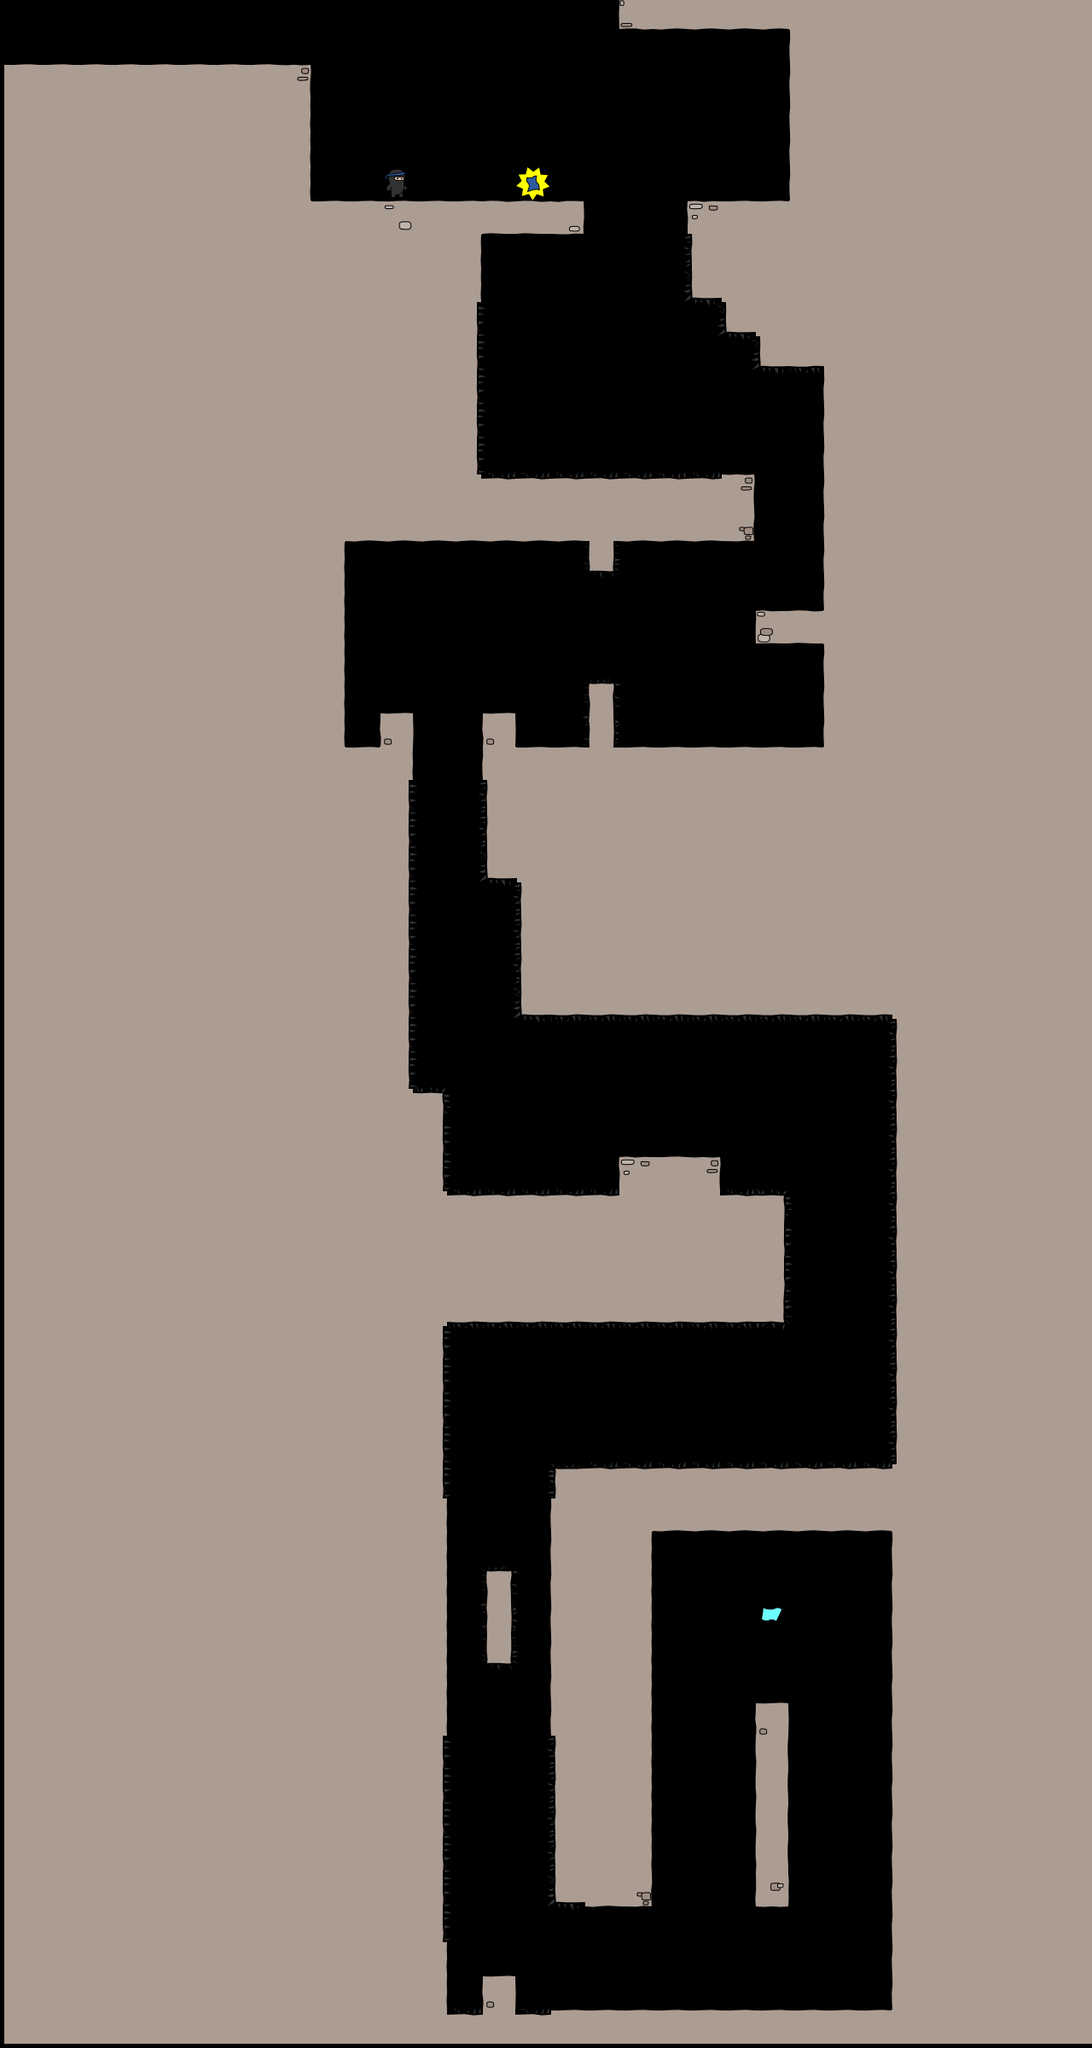

A 2D game scene composited from a Tiled map and its tileset images. What follows is a short description and the map's XML, with each tile layer's data collapsed to a summary:
An orthogonal 32x60 tile map with 40x40 px tiles, 4 tile layers (bg, walls, objects, fg), 4 tilesets.

<map version="1.0" orientation="orthogonal" width="32" height="60" tilewidth="40" tileheight="40">
 <properties>
  <property name="atl_directory" value="maps/" />
  <property name="atl_drawObjects" value="true" />
  <property name="atl_useSpritebatch" value="true" />
  <property name="atl_viewH" value="600" />
  <property name="atl_viewPadding" value="10" />
  <property name="atl_viewScaling" value="1" />
  <property name="atl_viewW" value="800" />
  <property name="atl_viewX" value="0" />
  <property name="atl_viewY" value="0" />
 </properties>
 <tileset firstgid="1" name="world1" tilewidth="50" tileheight="50">
  <image source="world1.png" width="400" height="850" />
 </tileset>
 <tileset firstgid="137" name="background" tilewidth="40" tileheight="40">
  <image source="background1.png" width="320" height="1360" />
 </tileset>
 <tileset firstgid="409" name="objectpalette" tilewidth="50" tileheight="50">
  <image source="objectpalette.png" width="400" height="500" />
 </tileset>
 <tileset firstgid="489" name="foreground" tilewidth="50" tileheight="50">
  <image source="foreground1.png" width="400" height="400" />
 </tileset>
 <layer name="bg" width="32" height="60">
  <properties>
   <property name="atl_offsetX" value="0" />
   <property name="atl_offsetY" value="0" />
   <property name="atl_parallaxX" value="1" />
   <property name="atl_parallaxY" value="1" />
  </properties>
  <data>[1920 cells, 0 non-empty, 0 distinct tile ids]</data>
 </layer>
 <layer name="walls" width="32" height="60">
  <properties>
   <property name="atl_offsetX" value="0" />
   <property name="atl_offsetY" value="0" />
   <property name="atl_parallaxX" value="1" />
   <property name="atl_parallaxY" value="1" />
  </properties>
  <data>[1920 cells, 1277 non-empty, 16 distinct tile ids]</data>
 </layer>
 <layer name="objects" width="32" height="60">
  <properties>
   <property name="atl_offsetX" value="0" />
   <property name="atl_offsetY" value="0" />
   <property name="atl_parallaxX" value="1" />
   <property name="atl_parallaxY" value="1" />
  </properties>
  <data>[1920 cells, 3 non-empty, 3 distinct tile ids]</data>
 </layer>
 <layer name="fg" width="32" height="60">
  <properties>
   <property name="atl_offsetX" value="0" />
   <property name="atl_offsetY" value="0" />
   <property name="atl_parallaxX" value="1" />
   <property name="atl_parallaxY" value="1" />
  </properties>
  <data>[1920 cells, 112 non-empty, 11 distinct tile ids]</data>
 </layer>
</map>
